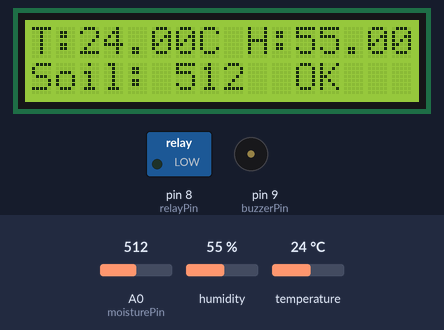
A sketch run on a simulated Arduino Uno, built with avr-gcc and run on an emulated ATmega328P. Shown: 16×2 character LCD, switched loads named in the sketch (green lamp = pin HIGH), buzzer (waves = sounding, pin HIGH). Inputs (shaded band) come from the test bench; at power-on: A0 (moisturePin) = 512, humidity 55 %, temperature 24 °C. What the sketch prints to the serial monitor is not drawn.

Above: at 3.2 s.
3.3 s: A0 (moisturePin) set to 413
At 4.6 s:
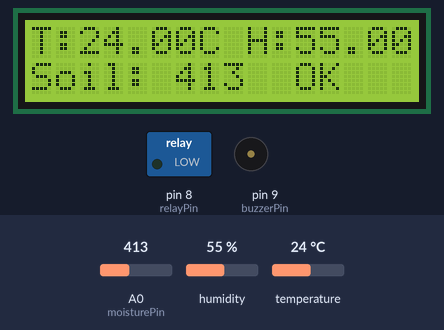
6.0 s: A0 (moisturePin) set to 390
At 7.3 s:
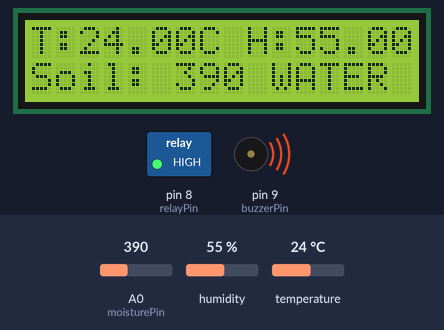
8.7 s: humidity set to 22 %
At 11.3 s:
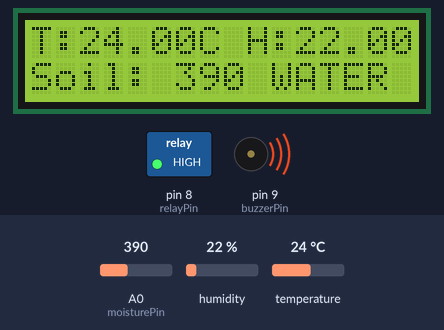
11.7 s: temperature set to 12 °C
At 12.7 s:
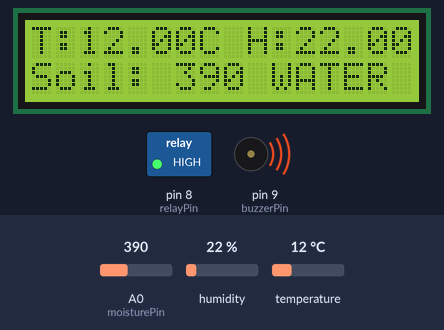
14.4 s: humidity set to 40 %
At 16.8 s:
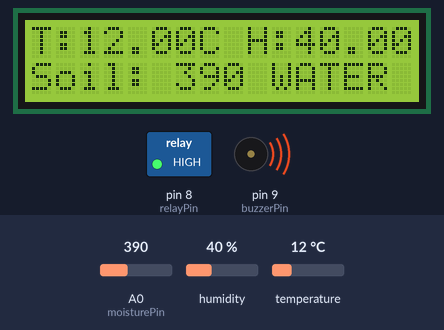
17.8 s: A0 (moisturePin) set to 410
At 19.4 s:
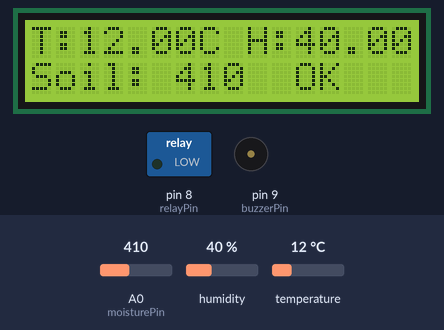
Timing chart, 0 to 20.9 s (numbered marks = the images above; inputs shaded):
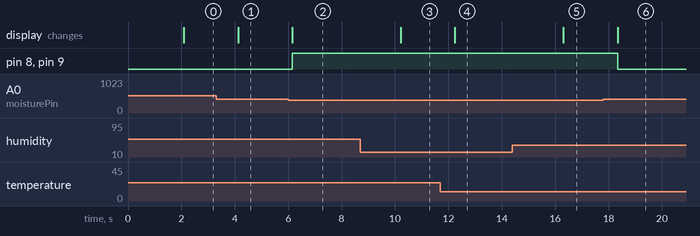

Measured:
- the behaviour switches between 400 and 399 on A0 (moisturePin) (found by bisection; images 1 and 2)
- after the input at 3.3 s, the display: changes after 0.83 s (image 1)
- after the input at 6.0 s, pin 8 (relayPin), pin 9 (buzzerPin): LOW → HIGH after 0.16 s; the display: changes after 0.16 s (image 2)
- after the input at 8.7 s, the display: changes after 1.5 s (image 3)
- after the input at 11.7 s, the display: changes after 0.55 s (image 4)
- after the input at 14.4 s, the display: changes after 1.9 s (image 5)
- after the input at 17.8 s, pin 8 (relayPin), pin 9 (buzzerPin): HIGH → LOW after 0.54 s; the display: changes after 0.54 s (image 6)

The sketch:

automatic_irrigation.ino
```cpp
#include <LiquidCrystal.h>
#include <DHT.h>

// Pin Definitions
#define DHTPIN 2         // DHT11 data pin
#define DHTTYPE DHT11    // DHT sensor type
#define moisturePin A0   // Soil moisture analog pin
#define relayPin 8       // Relay to control motor
#define buzzerPin 9      // Buzzer for alerts

// LCD pins: RS, E, D4, D5, D6, D7
LiquidCrystal lcd(12, 11, 5, 4, 3, 6);

DHT dht(DHTPIN, DHTTYPE);

void setup() {
  Serial.begin(9600);
  dht.begin();

  pinMode(moisturePin, INPUT);
  pinMode(relayPin, OUTPUT);
  pinMode(buzzerPin, OUTPUT);

  lcd.begin(16, 2);
  lcd.print("Smart Irrigation");
  delay(2000);
  lcd.clear();
}

void loop() {
  float temperature = dht.readTemperature();
  float humidity = dht.readHumidity();
  int moisture = analogRead(moisturePin);

  // Display on Serial Monitor
  Serial.print("Temp: ");
  Serial.print(temperature);
  Serial.print(" C  Humidity: ");
  Serial.print(humidity);
  Serial.print(" %  Moisture: ");
  Serial.println(moisture);

  lcd.setCursor(0, 0);
  lcd.print("T:");
  lcd.print(temperature);
  lcd.print("C H:");
  lcd.print(humidity);
  lcd.print("%");

  lcd.setCursor(0, 1);
  lcd.print("Soil: ");
  lcd.print(moisture);

  // Adjust threshold as needed
  if (moisture < 400) {
    digitalWrite(relayPin, HIGH);  // Motor ON
    digitalWrite(buzzerPin, HIGH); // Buzzer ON
    lcd.setCursor(10, 1);
    lcd.print("WATER");
  } else {
    digitalWrite(relayPin, LOW);   // Motor OFF
    digitalWrite(buzzerPin, LOW);  // Buzzer OFF
    lcd.setCursor(10, 1);
    lcd.print(" OK  ");
  }

  delay(2000);  // Wait 2 seconds
}
```
